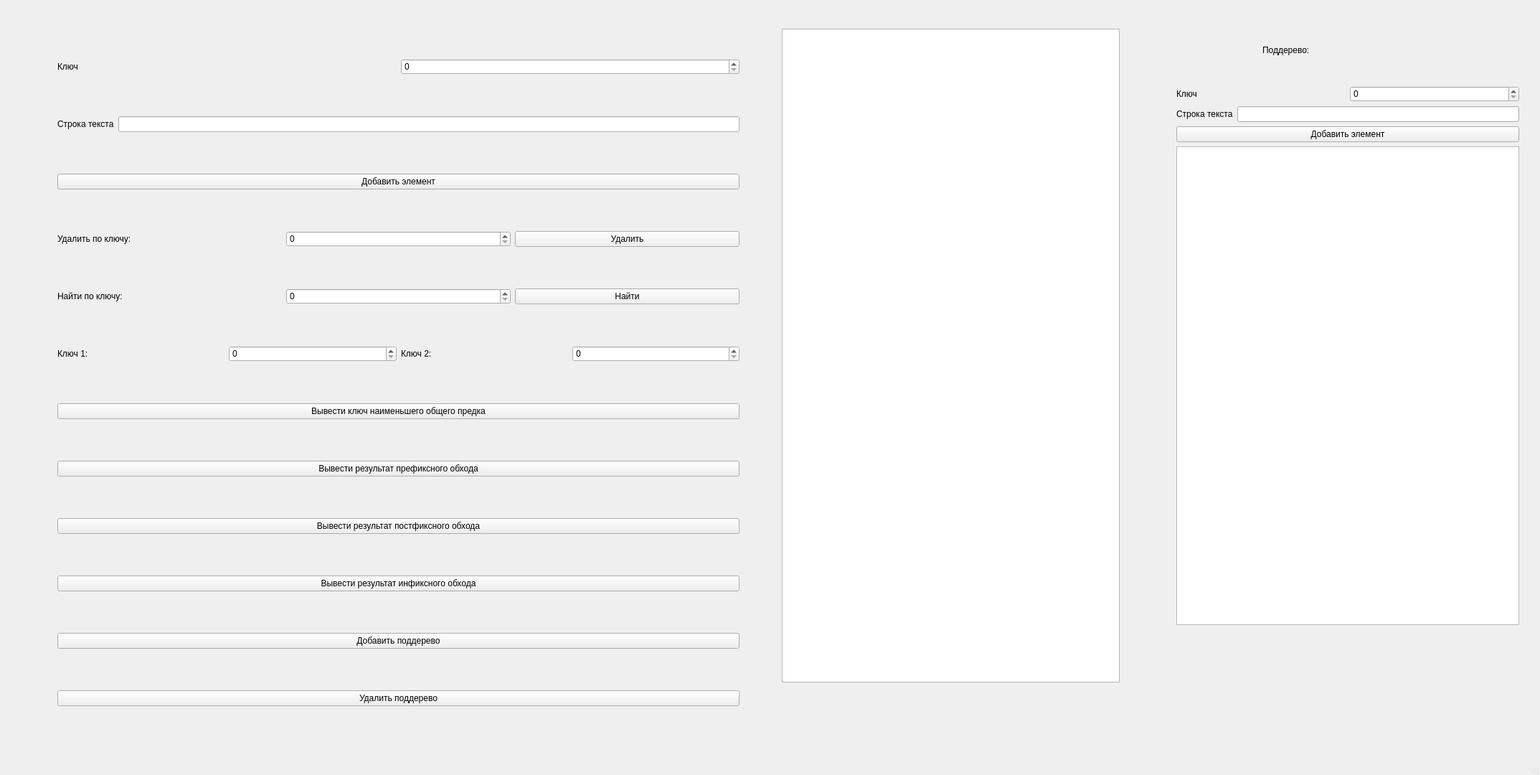
<?xml version="1.0" encoding="UTF-8"?>
<ui version="4.0">
 <class>MainWindow</class>
 <widget class="QMainWindow" name="MainWindow">
  <property name="geometry">
   <rect>
    <x>0</x>
    <y>0</y>
    <width>2147</width>
    <height>1080</height>
   </rect>
  </property>
  <property name="windowTitle">
   <string>MainWindow</string>
  </property>
  <property name="styleSheet">
   <string notr="true">color: rgb(0, 0, 0);
font: 700 italic 15pt &quot;Ubuntu&quot;;</string>
  </property>
  <widget class="QWidget" name="centralwidget">
   <widget class="QTreeView" name="treeView">
    <property name="geometry">
     <rect>
      <x>1090</x>
      <y>40</y>
      <width>471</width>
      <height>911</height>
     </rect>
    </property>
   </widget>
   <widget class="QWidget" name="layoutWidget">
    <property name="geometry">
     <rect>
      <x>80</x>
      <y>30</y>
      <width>951</width>
      <height>1008</height>
     </rect>
    </property>
    <layout class="QVBoxLayout" name="verticalLayout">
     <item>
      <layout class="QHBoxLayout" name="horizontalLayout">
       <item>
        <widget class="QLabel" name="lbl_key">
         <property name="text">
          <string>Ключ</string>
         </property>
        </widget>
       </item>
       <item>
        <widget class="QSpinBox" name="spb_val"/>
       </item>
      </layout>
     </item>
     <item>
      <layout class="QHBoxLayout" name="horizontalLayout_2">
       <item>
        <widget class="QLabel" name="lbl_value">
         <property name="text">
          <string>Строка текста</string>
         </property>
        </widget>
       </item>
       <item>
        <widget class="QLineEdit" name="lineEditText"/>
       </item>
      </layout>
     </item>
     <item>
      <widget class="QPushButton" name="bnt_add_item">
       <property name="text">
        <string>Добавить элемент</string>
       </property>
      </widget>
     </item>
     <item>
      <layout class="QHBoxLayout" name="horizontalLayout_3">
       <item>
        <widget class="QLabel" name="lbl_del">
         <property name="text">
          <string>Удалить по ключу:</string>
         </property>
        </widget>
       </item>
       <item>
        <widget class="QSpinBox" name="spb_delValue"/>
       </item>
       <item>
        <widget class="QPushButton" name="bnt_remove">
         <property name="text">
          <string>Удалить</string>
         </property>
        </widget>
       </item>
      </layout>
     </item>
     <item>
      <layout class="QHBoxLayout" name="horizontalLayout_4">
       <item>
        <widget class="QLabel" name="lbl_find">
         <property name="text">
          <string>Найти по ключу:</string>
         </property>
        </widget>
       </item>
       <item>
        <widget class="QSpinBox" name="spb_findValue"/>
       </item>
       <item>
        <widget class="QPushButton" name="bnt_search">
         <property name="text">
          <string>Найти</string>
         </property>
        </widget>
       </item>
      </layout>
     </item>
     <item>
      <layout class="QHBoxLayout" name="horizontalLayout_7">
       <item>
        <widget class="QLabel" name="label_2">
         <property name="text">
          <string>Ключ 1:</string>
         </property>
        </widget>
       </item>
       <item>
        <widget class="QSpinBox" name="el_1"/>
       </item>
       <item>
        <widget class="QLabel" name="label_3">
         <property name="text">
          <string>Ключ 2:</string>
         </property>
        </widget>
       </item>
       <item>
        <widget class="QSpinBox" name="el_2"/>
       </item>
      </layout>
     </item>
     <item>
      <widget class="QPushButton" name="bnt_cnt_of_list">
       <property name="text">
        <string>Вывести ключ наименьшего общего предка</string>
       </property>
      </widget>
     </item>
     <item>
      <widget class="QPushButton" name="bnt_pre">
       <property name="text">
        <string>Вывести результат префиксного обхода</string>
       </property>
      </widget>
     </item>
     <item>
      <widget class="QPushButton" name="bnt_post">
       <property name="text">
        <string>Вывести результат постфиксного обхода</string>
       </property>
      </widget>
     </item>
     <item>
      <widget class="QPushButton" name="bnt_in">
       <property name="text">
        <string>Вывести результат инфиксного обхода</string>
       </property>
      </widget>
     </item>
     <item>
      <widget class="QPushButton" name="bnt_add_subtree">
       <property name="text">
        <string>Добавить поддерево</string>
       </property>
      </widget>
     </item>
     <item>
      <widget class="QPushButton" name="bnt_remove_subtree">
       <property name="text">
        <string>Удалить поддерево</string>
       </property>
      </widget>
     </item>
    </layout>
   </widget>
   <widget class="QWidget" name="layoutWidget">
    <property name="geometry">
     <rect>
      <x>1640</x>
      <y>120</y>
      <width>478</width>
      <height>751</height>
     </rect>
    </property>
    <layout class="QVBoxLayout" name="verticalLayout_2">
     <item>
      <layout class="QHBoxLayout" name="horizontalLayout_5">
       <item>
        <widget class="QLabel" name="lbl_key_2">
         <property name="text">
          <string>Ключ</string>
         </property>
        </widget>
       </item>
       <item>
        <widget class="QSpinBox" name="spb_val_2"/>
       </item>
      </layout>
     </item>
     <item>
      <layout class="QHBoxLayout" name="horizontalLayout_6">
       <item>
        <widget class="QLabel" name="lbl_value_2">
         <property name="text">
          <string>Строка текста</string>
         </property>
        </widget>
       </item>
       <item>
        <widget class="QLineEdit" name="lineEditText_2"/>
       </item>
      </layout>
     </item>
     <item>
      <widget class="QPushButton" name="bnt_add_item_2">
       <property name="text">
        <string>Добавить элемент</string>
       </property>
      </widget>
     </item>
     <item>
      <widget class="QTreeView" name="treeView_2"/>
     </item>
    </layout>
   </widget>
   <widget class="QLabel" name="label">
    <property name="geometry">
     <rect>
      <x>1760</x>
      <y>40</y>
      <width>221</width>
      <height>60</height>
     </rect>
    </property>
    <property name="text">
     <string>Поддерево:</string>
    </property>
   </widget>
  </widget>
  <widget class="QMenuBar" name="menubar">
   <property name="geometry">
    <rect>
     <x>0</x>
     <y>0</y>
     <width>2147</width>
     <height>51</height>
    </rect>
   </property>
  </widget>
  <widget class="QStatusBar" name="statusbar"/>
 </widget>
 <resources/>
 <connections/>
</ui>
